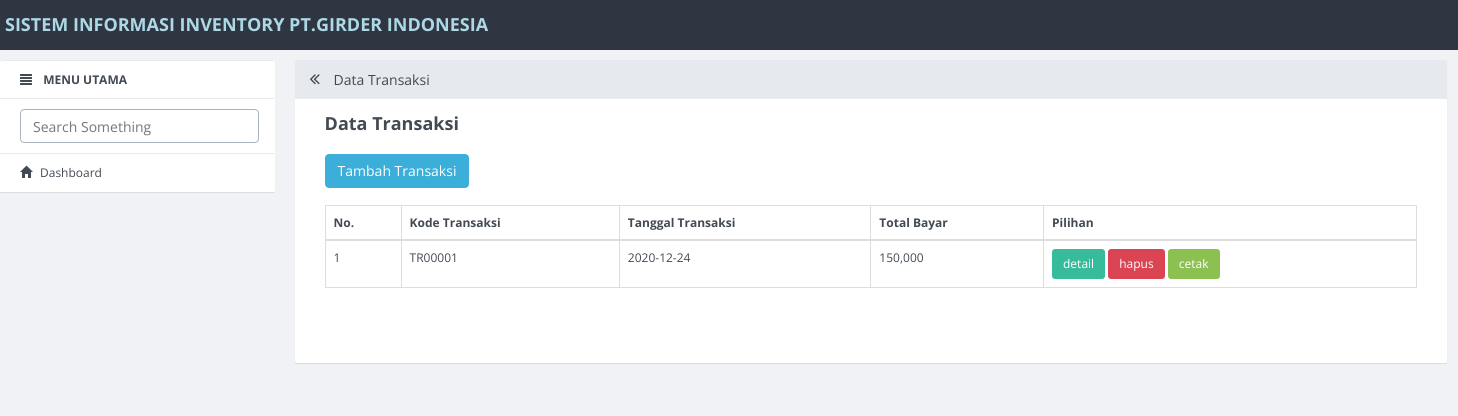
/index.php/app/pembelian, run on the app's committed database.
### tables this page shows
CREATE TABLE `transaksi` (
  `id_transaksi` int(11) NOT NULL,
  `kode_transaksi` varchar(10) DEFAULT NULL,
  `tgl_transaksi` date DEFAULT NULL,
  `total_harga` int(11) DEFAULT NULL
);

### application/controllers/App.php (called while the page is built, shortened)
<?php
class App extends CI_Controller
{
?>
<?php
	public function pembelian()
	{
		$data = array(
			'konten' => 'pembelian',
			'judul' => 'Data Transaksi',
		);
		$this->load->view('v_index', $data);
	}
}

### index.php (called while the page is built, shortened)
<?php
require_once BASEPATH.'core/CodeIgniter.php';

### application/views/pembelian.php (the view)
<div class="row">
  <div class="col-md-4">
    <a href="app/tambah_pembelian" class="btn btn-primary">Tambah Transaksi</a>
  </div>
  <div class="col-md-4"></div>
  <div class="col-md-4"></div><br><br><br>
  <div class="col-md-12">
    <table class="table table-bordered" style="margin-bottom: 10px" id="example">
      <thead>
        <tr>
          <th>No.</th>
          <th>Kode Transaksi</th>
          <th>Tanggal Transaksi</th>
          <th>Total Bayar</th>
          <th>Pilihan</th>
        </tr>
      </thead>
      <tbody>
        <?php
        $sql = $this->db->query("SELECT * FROM transaksi order by id_transaksi DESC");
        $no = 1;
        foreach ($sql->result() as $row) {
        ?>
          <tr>
            <td><?php echo $no++; ?></td>
            <td><?php echo $row->kode_transaksi; ?></td>
            <td><?php echo $row->tgl_transaksi; ?></td>
            <td><?php echo number_format($row->total_harga); ?></td>
            <td>
              <?php if ($this->session->userdata('level') == "manajer") { ?>
                <a href="app/detail_pembelian/<?php echo $row->kode_transaksi ?>" class="btn btn-info btn-sm">detail</a>
                <a href="app/cetak_pembelian/<?php echo $row->kode_transaksi ?>" target="_blank" class="btn btn-success btn-sm">cetak</a>
              <?php } else { ?>
                <a href="app/detail_pembelian/<?php echo $row->kode_transaksi ?>" class="btn btn-info btn-sm">detail</a>
                <a href="app/hapus_pembelian/<?php echo $row->kode_transaksi ?>" class="btn btn-danger btn-sm" onclick="javasciprt: return confirm('Are You Sure ?')">hapus</a>
                <a href="app/cetak_pembelian/<?php echo $row->kode_transaksi ?>" target="_blank" class="btn btn-success btn-sm">cetak</a>
            </td>
          <?php } ?>
          </tr>
        <?php } ?>
      </tbody>
    </table>
  </div>
</div>

### data on the page
transaksi: kode_transaksi "TR00001", tgl_transaksi "2020-12-24", total_harga "150,000"

### other printed values
$judul "Data Transaksi"
